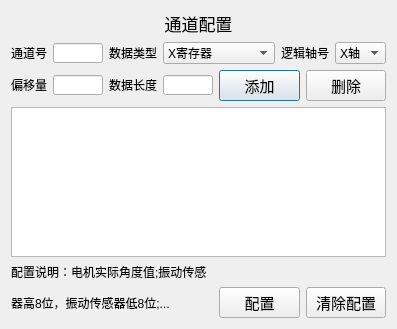
<?xml version="1.0" encoding="UTF-8"?>
<ui version="4.0">
 <class>SetChannelDialog</class>
 <widget class="QDialog" name="SetChannelDialog">
  <property name="geometry">
   <rect>
    <x>0</x>
    <y>0</y>
    <width>397</width>
    <height>329</height>
   </rect>
  </property>
  <property name="windowTitle">
   <string>Dialog</string>
  </property>
  <layout class="QHBoxLayout" name="horizontalLayout_3">
   <item>
    <layout class="QGridLayout" name="gridLayout">
     <item row="2" column="1">
      <widget class="QPushButton" name="AddButton">
       <property name="font">
        <font>
         <pointsize>11</pointsize>
        </font>
       </property>
       <property name="text">
        <string>添加</string>
       </property>
      </widget>
     </item>
     <item row="2" column="2">
      <widget class="QPushButton" name="DeleteButton">
       <property name="font">
        <font>
         <pointsize>11</pointsize>
        </font>
       </property>
       <property name="text">
        <string>删除</string>
       </property>
      </widget>
     </item>
     <item row="2" column="0">
      <layout class="QHBoxLayout" name="horizontalLayout_2">
       <item>
        <widget class="QLabel" name="label_4">
         <property name="sizePolicy">
          <sizepolicy hsizetype="Preferred" vsizetype="Fixed">
           <horstretch>0</horstretch>
           <verstretch>0</verstretch>
          </sizepolicy>
         </property>
         <property name="text">
          <string>偏移量</string>
         </property>
        </widget>
       </item>
       <item>
        <widget class="QLineEdit" name="LEOffSet">
         <property name="sizePolicy">
          <sizepolicy hsizetype="Fixed" vsizetype="Fixed">
           <horstretch>0</horstretch>
           <verstretch>0</verstretch>
          </sizepolicy>
         </property>
         <property name="maximumSize">
          <size>
           <width>50</width>
           <height>20</height>
          </size>
         </property>
        </widget>
       </item>
       <item>
        <widget class="QLabel" name="label_5">
         <property name="sizePolicy">
          <sizepolicy hsizetype="Preferred" vsizetype="Fixed">
           <horstretch>0</horstretch>
           <verstretch>0</verstretch>
          </sizepolicy>
         </property>
         <property name="text">
          <string>数据长度</string>
         </property>
        </widget>
       </item>
       <item>
        <widget class="QLineEdit" name="LELength">
         <property name="sizePolicy">
          <sizepolicy hsizetype="Fixed" vsizetype="Fixed">
           <horstretch>0</horstretch>
           <verstretch>0</verstretch>
          </sizepolicy>
         </property>
         <property name="maximumSize">
          <size>
           <width>50</width>
           <height>20</height>
          </size>
         </property>
        </widget>
       </item>
      </layout>
     </item>
     <item row="4" column="0" colspan="3">
      <widget class="QTableWidget" name="tableWidget"/>
     </item>
     <item row="0" column="0" colspan="3">
      <widget class="QLabel" name="label_6">
       <property name="font">
        <font>
         <pointsize>13</pointsize>
        </font>
       </property>
       <property name="text">
        <string>通道配置</string>
       </property>
       <property name="alignment">
        <set>Qt::AlignCenter</set>
       </property>
      </widget>
     </item>
     <item row="6" column="0">
      <widget class="QLabel" name="label_8">
       <property name="text">
        <string>器高8位，振动传感器低8位;...</string>
       </property>
      </widget>
     </item>
     <item row="6" column="2">
      <widget class="QPushButton" name="DelSetButton">
       <property name="font">
        <font>
         <pointsize>11</pointsize>
        </font>
       </property>
       <property name="text">
        <string>清除配置</string>
       </property>
      </widget>
     </item>
     <item row="1" column="0" colspan="3">
      <layout class="QHBoxLayout" name="horizontalLayout">
       <item>
        <widget class="QLabel" name="label">
         <property name="sizePolicy">
          <sizepolicy hsizetype="Preferred" vsizetype="Fixed">
           <horstretch>0</horstretch>
           <verstretch>0</verstretch>
          </sizepolicy>
         </property>
         <property name="text">
          <string>通道号</string>
         </property>
        </widget>
       </item>
       <item>
        <widget class="QLineEdit" name="LEChnanelNum">
         <property name="sizePolicy">
          <sizepolicy hsizetype="Fixed" vsizetype="Fixed">
           <horstretch>0</horstretch>
           <verstretch>0</verstretch>
          </sizepolicy>
         </property>
         <property name="maximumSize">
          <size>
           <width>50</width>
           <height>20</height>
          </size>
         </property>
        </widget>
       </item>
       <item>
        <widget class="QLabel" name="label_2">
         <property name="sizePolicy">
          <sizepolicy hsizetype="Preferred" vsizetype="Fixed">
           <horstretch>0</horstretch>
           <verstretch>0</verstretch>
          </sizepolicy>
         </property>
         <property name="text">
          <string>数据类型</string>
         </property>
        </widget>
       </item>
       <item>
        <widget class="QComboBox" name="BoxDataType">
         <property name="sizePolicy">
          <sizepolicy hsizetype="Expanding" vsizetype="Fixed">
           <horstretch>0</horstretch>
           <verstretch>0</verstretch>
          </sizepolicy>
         </property>
         <item>
          <property name="text">
           <string>X寄存器</string>
          </property>
         </item>
         <item>
          <property name="text">
           <string>Y寄存器</string>
          </property>
         </item>
         <item>
          <property name="text">
           <string>指令电机位置</string>
          </property>
         </item>
         <item>
          <property name="text">
           <string>实际电机位置</string>
          </property>
         </item>
         <item>
          <property name="text">
           <string>指令位置</string>
          </property>
         </item>
         <item>
          <property name="text">
           <string>实际位置</string>
          </property>
         </item>
         <item>
          <property name="text">
           <string>通道变量</string>
          </property>
         </item>
         <item>
          <property name="text">
           <string>轴变量</string>
          </property>
         </item>
         <item>
          <property name="text">
           <string>系统变量</string>
          </property>
         </item>
        </widget>
       </item>
       <item>
        <widget class="QLabel" name="label_3">
         <property name="sizePolicy">
          <sizepolicy hsizetype="Preferred" vsizetype="Fixed">
           <horstretch>0</horstretch>
           <verstretch>0</verstretch>
          </sizepolicy>
         </property>
         <property name="text">
          <string>逻辑轴号</string>
         </property>
        </widget>
       </item>
       <item>
        <widget class="QComboBox" name="BoxAxisNo">
         <property name="maximumSize">
          <size>
           <width>51</width>
           <height>22</height>
          </size>
         </property>
         <item>
          <property name="text">
           <string>X轴</string>
          </property>
         </item>
         <item>
          <property name="text">
           <string>Y轴</string>
          </property>
         </item>
         <item>
          <property name="text">
           <string>Z轴</string>
          </property>
         </item>
         <item>
          <property name="text">
           <string>C轴</string>
          </property>
         </item>
        </widget>
       </item>
      </layout>
     </item>
     <item row="6" column="1">
      <widget class="QPushButton" name="SetButton">
       <property name="font">
        <font>
         <pointsize>11</pointsize>
        </font>
       </property>
       <property name="text">
        <string>配置</string>
       </property>
      </widget>
     </item>
     <item row="5" column="0">
      <widget class="QLabel" name="label_7">
       <property name="text">
        <string>配置说明：电机实际角度值;振动传感</string>
       </property>
      </widget>
     </item>
    </layout>
   </item>
  </layout>
 </widget>
 <resources/>
 <connections/>
</ui>
